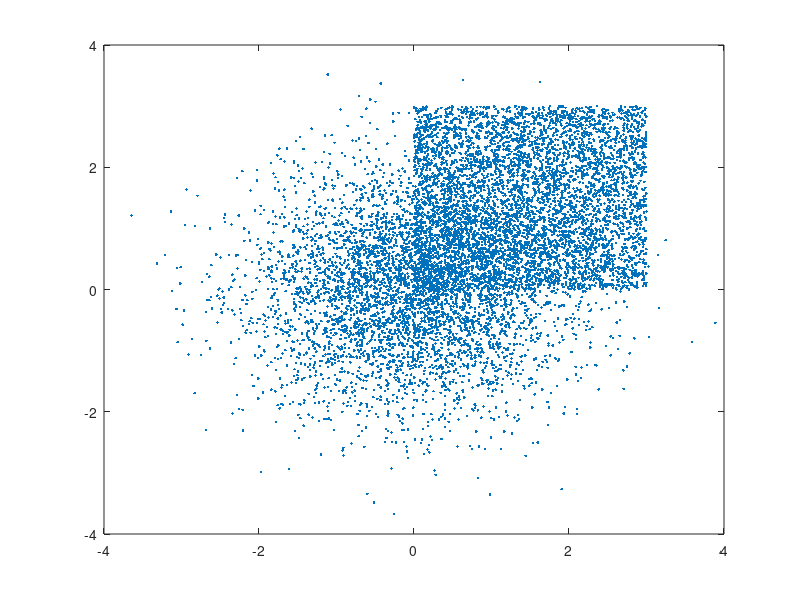

Write MATLAB code to recreate this figure. (Note: this script raises an error after producing the figure.)

% LDA vs Quadratic LDA

clear; close all;

X = [randn(5000,2)-0; 3.*rand(5000,2) + 0];
labels = [repmat(1,[5000 1]); repmat(2,[5000, 1])];

figure();
plot(X(:,1),X(:,2),'.');

pSpec.classifierParams.type = 'lda';
pSpec.classifierParams.tikhonov = 0;
pSpec.classifierParams.shrink = 0;
pSpec.classifierParams.quadratic = false;
pSpec.numberClasses = 2;

model1 = lda_train(X, labels, pSpec);

pSpec.classifierParams.type = 'lda';
pSpec.classifierParams.tikhonov = 0;
pSpec.classifierParams.shrink = 0;
pSpec.classifierParams.quadratic = true;
pSpec.numberClasses = 2;

model2 = lda_train(X, labels, pSpec);

Xg = 50*(rand(10000,2)-0.5);

[pred1,raw1] = lda_test(model1.modelClassifier, X);
[pred2,raw2] = lda_test(model2.modelClassifier, X);
[pred1g,raw1g] = lda_test(model1.modelClassifier, Xg);
[pred2g,raw2g] = lda_test(model2.modelClassifier, Xg);

figure(); clf;

subplot(2,2,1); hold on;
plot(X(pred1==1,1),X(pred1==1,2),'r.');
plot(X(pred1~=1,1),X(pred1~=1,2),'g.');

subplot(2,2,2); hold on;
plot(X(pred2==1,1),X(pred2==1,2),'r.');
plot(X(pred2~=1,1),X(pred2~=1,2),'g.');

subplot(2,2,3); hold on;
plot(Xg(pred1g==1,1),Xg(pred1g==1,2),'r.');
plot(Xg(pred1g~=1,1),Xg(pred1g~=1,2),'g.');

subplot(2,2,4); hold on;
plot(Xg(pred2g==1,1),Xg(pred2g==1,2),'r.');
plot(Xg(pred2g~=1,1),Xg(pred2g~=1,2),'g.');

